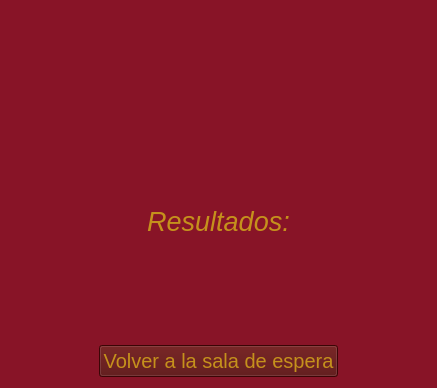
<?xml version="1.0" encoding="UTF-8"?>
<ui version="4.0">
 <class>VentanaTermino</class>
 <widget class="QWidget" name="VentanaTermino">
  <property name="geometry">
   <rect>
    <x>0</x>
    <y>0</y>
    <width>437</width>
    <height>388</height>
   </rect>
  </property>
  <property name="windowTitle">
   <string>Fin del Juego</string>
  </property>
  <property name="autoFillBackground">
   <bool>false</bool>
  </property>
  <property name="styleSheet">
   <string notr="true">background-color: #881427;
color: #C5911C;
font-size: 20pt;
font-style: italic;</string>
  </property>
  <layout class="QVBoxLayout" name="verticalLayout_2">
   <item>
    <layout class="QVBoxLayout" name="verticalLayout">
     <item>
      <layout class="QHBoxLayout" name="horizontalLayout_4">
       <item>
        <widget class="QLabel" name="label_ganador">
         <property name="maximumSize">
          <size>
           <width>378</width>
           <height>87</height>
          </size>
         </property>
         <property name="text">
          <string/>
         </property>
         <property name="pixmap">
          <pixmap>sprites/Otros/Logo_sol.png</pixmap>
         </property>
         <property name="scaledContents">
          <bool>true</bool>
         </property>
         <property name="alignment">
          <set>Qt::AlignCenter</set>
         </property>
        </widget>
       </item>
      </layout>
     </item>
     <item>
      <layout class="QHBoxLayout" name="horizontalLayout">
       <item>
        <widget class="QLabel" name="label_2">
         <property name="maximumSize">
          <size>
           <width>16777215</width>
           <height>16777215</height>
          </size>
         </property>
         <property name="styleSheet">
          <string notr="true"/>
         </property>
         <property name="text">
          <string>Resultados:</string>
         </property>
         <property name="alignment">
          <set>Qt::AlignCenter</set>
         </property>
        </widget>
       </item>
      </layout>
     </item>
     <item>
      <layout class="QVBoxLayout" name="layout_usuarios"/>
     </item>
     <item>
      <layout class="QHBoxLayout" name="horizontalLayout_5">
       <item>
        <spacer name="horizontalSpacer">
         <property name="orientation">
          <enum>Qt::Horizontal</enum>
         </property>
         <property name="sizeHint" stdset="0">
          <size>
           <width>40</width>
           <height>20</height>
          </size>
         </property>
        </spacer>
       </item>
       <item>
        <widget class="QPushButton" name="pushButton">
         <property name="styleSheet">
          <string notr="true">font-style: normal;
background-color: #520707;
font-size: 15pt;</string>
         </property>
         <property name="text">
          <string>Volver a la sala de espera</string>
         </property>
        </widget>
       </item>
       <item>
        <spacer name="horizontalSpacer_2">
         <property name="orientation">
          <enum>Qt::Horizontal</enum>
         </property>
         <property name="sizeHint" stdset="0">
          <size>
           <width>40</width>
           <height>20</height>
          </size>
         </property>
        </spacer>
       </item>
      </layout>
     </item>
    </layout>
   </item>
  </layout>
 </widget>
 <resources/>
 <connections/>
 <slots>
  <slot>volver_sala_espera()</slot>
 </slots>
</ui>
